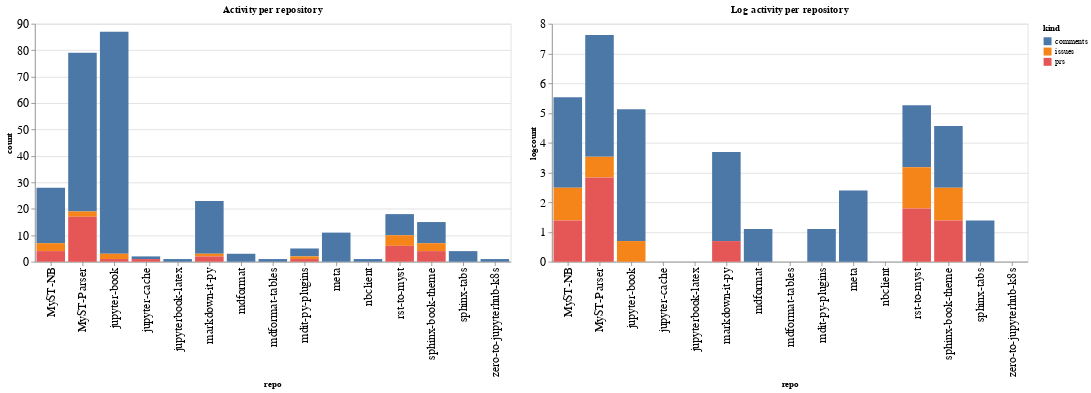

Write notebook code for a chart like this one.
### Code cell
ch1 = alt.Chart(repo_summaries, width=600, title="Activity per repository").mark_bar().encode(
    x='repo',
    y='count',
    color='kind',
    tooltip="kind"
)

ch2 = alt.Chart(repo_summaries, width=600, title="Log activity per repository").mark_bar().encode(
    x='repo',
    y='logcount',
    color='kind',
    tooltip="kind"
)

ch1 | ch2

### Figure 1 — Vega-Lite specification as saved in the notebook (floating-point values rounded to 4 significant figures)
{"config": {"axisLeft": {"labelFontSize": 15}, "axisBottom": {"labelFontSize": 15}}, "hconcat": [{"mark": "bar", "encoding": {"color": {"type": "nominal", "field": "kind"}, "tooltip": {"type": "nominal", "field": "kind"}, "x": {"type": "nominal", "field": "repo"}, "y": {"type": "quantitative", "field": "count"}}, "title": "Activity per repository", "width": 600}, {"mark": "bar", "encoding": {"color": {"type": "nominal", "field": "kind"}, "tooltip": {"type": "nominal", "field": "kind"}, "x": {"type": "nominal", "field": "repo"}, "y": {"type": "quantitative", "field": "logcount"}}, "title": "Log activity per repository", "width": 600}], "data": {"name": "data-3ada7ce8075a7f84da8695ed3a29cd38"}, "$schema": "https://vega.github.io/schema/vega-lite/v4.8.1.json", "datasets": {"data-3ada7ce8075a7f84da8695ed3a29cd38": [{"repo": "MyST-NB", "kind": "comments", "count": 21, "logcount": 3.045}, {"repo": "MyST-NB", "kind": "issues", "count": 3, "logcount": 1.099}, {"repo": "MyST-NB", "kind": "prs", "count": 4, "logcount": 1.386}, {"repo": "MyST-Parser", "kind": "comments", "count": 60, "logcount": 4.094}, {"repo": "MyST-Parser", "kind": "issues", "count": 2, "logcount": 0.6931}, {"repo": "MyST-Parser", "kind": "prs", "count": 17, "logcount": 2.833}, {"repo": "jupyter-book", "kind": "comments", "count": 84, "logcount": 4.431}, {"repo": "jupyter-book", "kind": "issues", "count": 2, "logcount": 0.6931}, {"repo": "jupyter-book", "kind": "prs", "count": 1, "logcount": 0.0}, {"repo": "jupyter-cache", "kind": "comments", "count": 1, "logcount": 0.0}, {"repo": "jupyter-cache", "kind": "prs", "count": 1, "logcount": 0.0}, {"repo": "jupyterbook-latex", "kind": "comments", "count": 1, "logcount": 0.0}, {"repo": "markdown-it-py", "kind": "comments", "count": 20, "logcount": 2.996}, {"repo": "markdown-it-py", "kind": "issues", "count": 1, "logcount": 0.0}, {"repo": "markdown-it-py", "kind": "prs", "count": 2, "logcount": 0.6931}, {"repo": "mdformat", "kind": "comments", "count": 3, "logcount": 1.099}, {"repo": "mdformat-tables", "kind": "comments", "count": 1, "logcount": 0.0}, {"repo": "mdit-py-plugins", "kind": "comments", "count": 3, "logcount": 1.099}, {"repo": "mdit-py-plugins", "kind": "issues", "count": 1, "logcount": 0.0}, {"repo": "mdit-py-plugins", "kind": "prs", "count": 1, "logcount": 0.0}, {"repo": "meta", "kind": "comments", "count": 11, "logcount": 2.398}, {"repo": "nbclient", "kind": "comments", "count": 1, "logcount": 0.0}, {"repo": "rst-to-myst", "kind": "comments", "count": 8, "logcount": 2.079}, {"repo": "rst-to-myst", "kind": "issues", "count": 4, "logcount": 1.386}, {"repo": "rst-to-myst", "kind": "prs", "count": 6, "logcount": 1.792}, {"repo": "sphinx-book-theme", "kind": "comments", "count": 8, "logcount": 2.079}, {"repo": "sphinx-book-theme", "kind": "issues", "count": 3, "logcount": 1.099}, {"repo": "sphinx-book-theme", "kind": "prs", "count": 4, "logcount": 1.386}, {"repo": "sphinx-tabs", "kind": "comments", "count": 4, "logcount": 1.386}, {"repo": "zero-to-jupyterhub-k8s", "kind": "comments", "count": 1, "logcount": 0.0}]}}
